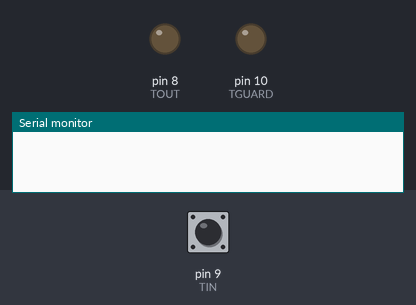
The sketch below on a simulated Arduino Uno, built with avr-gcc and run on an emulated ATmega328P. Shown: output pins drawn as LEDs (lit = HIGH), the last lines printed to the serial monitor. Dashed ring = blinking. The test bench sets the inputs (shaded band); at power-on: pin 9 (TIN) HIGH.

Above: at 1.2 s.
1.3 s: pin 9 (TIN) driven LOW
At 2.2 s:
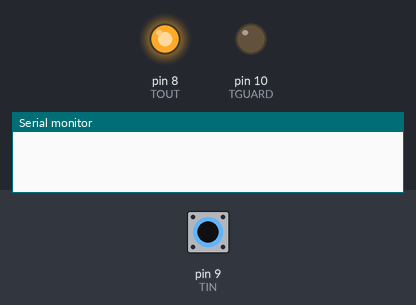
2.8 s: pin 9 (TIN) driven HIGH
At 3.3 s:
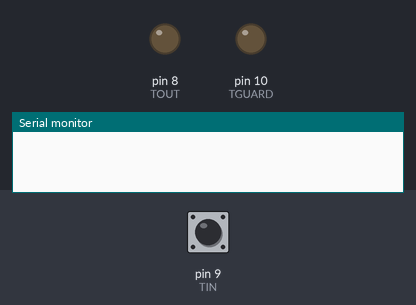
4.3 s: pin 9 (TIN) pulsed LOW 5 times (0.12 s each, 0.3 s apart)
At 5.26 s:
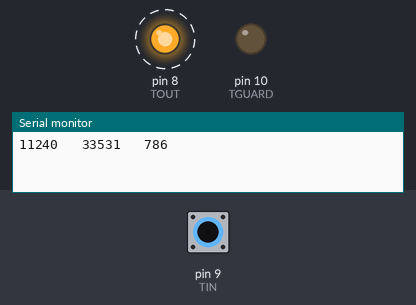
Timing chart, 0 to 7.3 s (numbered marks = the images above; inputs shaded):
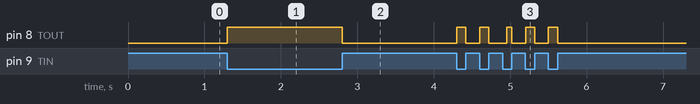

The sketch:

pokedetector.ino
```cpp
#define TOUT 8
#define TIN 9
#define TGUARD 10

int  i;
unsigned int x, y;
float accum, fout, fval = .07;    // these are variables for a simple low-pass (smoothing) filter - fval of 1 = no filter - .001 = max filter

void setup() {
  Serial.begin(115200);

  DDRB=B101;     // DDR is the pin direction register - governs inputs and outputs- 1's are outputs
  // Arduino pin 8 output, pin 9 input, pin 10 output for "guard pin"
  //  preceding line is equivalent to three lines below
  pinMode(TOUT, OUTPUT);     // output pin
  pinMode(TIN, INPUT);      // input pin
  pinMode(TGUARD, OUTPUT);    // guard pin
  digitalWrite(TGUARD, LOW);  //could also be HIGH - don't use this pin for changing output though
}

void loop() {
  y = 0;        // clear out variables
  x = 0;

  for (i=0; i < 4 ; i++ ){       // do it four times to build up an average - not really neccessary but takes out some jitter

    // LOW-to-HIGH transition
    //PORTD = PORTD | 1;                    // Same as line below -  shows programmer chops but doesn't really buy any more speed
    digitalWrite(TOUT, HIGH);
    // output pin is PortD2 (Arduino , sensor pin is PortD3 (Arduinio )

    //while ((PIND2 & D5) != D5 ) {        // while the sense pin is not high
    while (digitalRead(TIN) != 1) {    // same as above port manipulation above - only 20 times slower!
      x++;
    }
    delay(1);

    //  HIGH-to-LOW transition
    //PORTD = PORTD & 0xFE;                // Same as line below - these shows programmer chops but doesn't really buy any more speed
    digitalWrite(TOUT, LOW);
    //while((PIND2 & D5) != 0 ){            // while pin is not low  -- same as below only 20 times faster
    while(digitalRead(TIN) != 0 ) {    // same as above port manipulation - only 20 times slower!
      y++;
    }

    delay(1);
  }

  fout =  (fval * (float)x) + ((1-fval) * accum);  // Easy smoothing filter "fval" determines amount of new data in fout
  accum = fout;

  Serial.print((long)x, DEC);    // raw data - Low to High
  Serial.print( "   ");
  Serial.print((long)y, DEC);    // raw data - High to Low
  Serial.print( "   ");
  Serial.println( (long)fout, DEC); // Smoothed Low to High
  delay(50);
}
```

Measured:
- after the input at 1.3 s, pin 8 (TOUT): LOW → HIGH at once
- after the input at 2.8 s, pin 8 (TOUT): HIGH → LOW at once
- after the input at 4.3 s, pin 8 (TOUT): alternates HIGH for 0.12 s and LOW for 0.18 s, 10 changes in all, then stays LOW, starting at once
